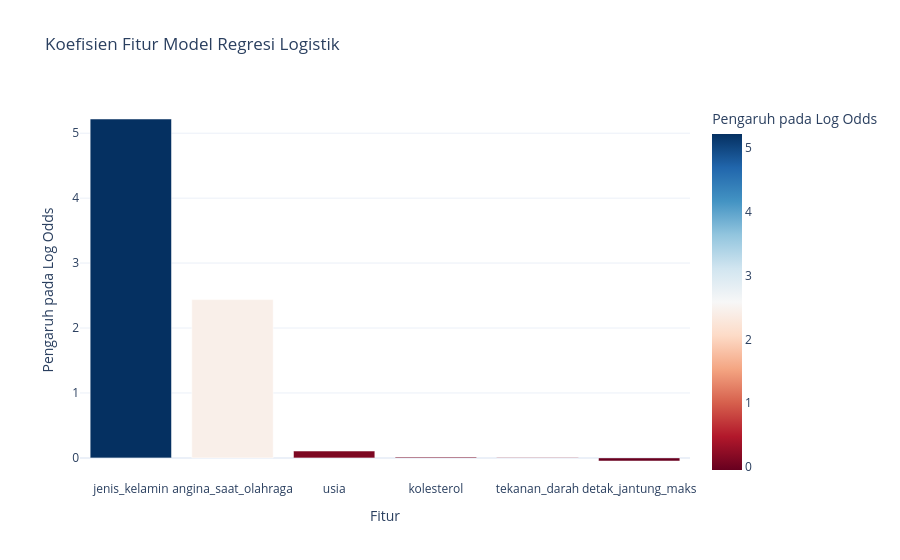
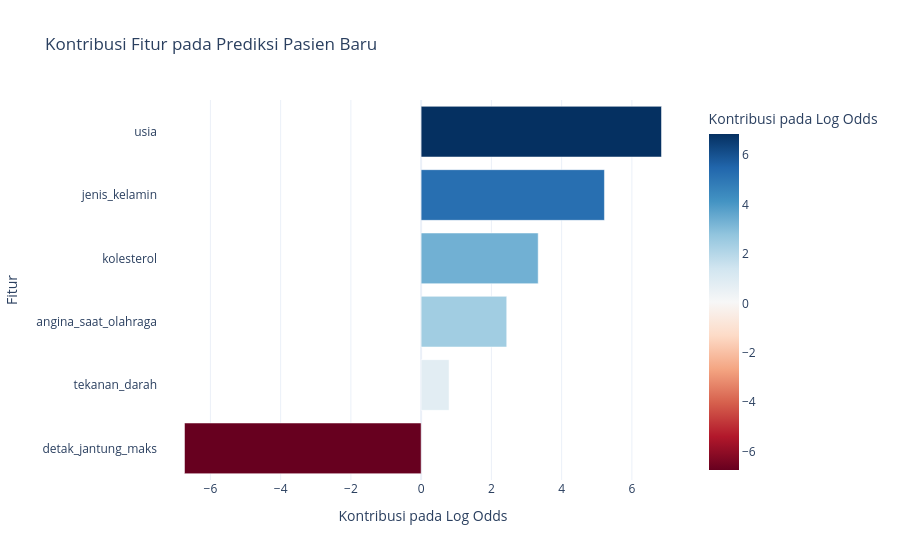

The code cell stored with these charts, in order, in its notebook:
### Markdown cell above
## 3. Interpretasi Model dengan Visualisasi Fitur
Plotly dapat membantu menjelaskan pengaruh fitur terhadap model dengan visualisasi koefisien dan kontribusi.

### Code cell
feature_importance = pd.DataFrame({
    'Fitur': X.columns,
    'Koefisien': model.coef_[0]
}).sort_values(by='Koefisien', ascending=False)

fig_imp = px.bar(
    feature_importance, x='Fitur', y='Koefisien', color='Koefisien',
    color_continuous_scale=px.colors.sequential.RdBu,
    title='Koefisien Fitur Model Regresi Logistik',
    labels={'Koefisien': 'Pengaruh pada Log Odds'}
)
fig_imp.update_layout(showlegend=False, template='plotly_white')
fig_imp.show()

new_patient = pd.DataFrame([
    {
        'usia': 65,
        'jenis_kelamin': 1,
        'kolesterol': 280,
        'tekanan_darah': 160,
        'detak_jantung_maks': 140,
        'angina_saat_olahraga': 1
    }
])

contributions = new_patient.iloc[0] * model.coef_[0]
contrib_df = pd.DataFrame({
    'Fitur': X.columns,
    'Kontribusi': contributions.values
}).sort_values(by='Kontribusi')

fig_contrib = px.bar(
    contrib_df, x='Kontribusi', y='Fitur', orientation='h',
    title='Kontribusi Fitur pada Prediksi Pasien Baru',
    labels={'Kontribusi': 'Kontribusi pada Log Odds', 'Fitur': 'Fitur'},
    color='Kontribusi',
    color_continuous_scale=px.colors.sequential.RdBu
)
fig_contrib.update_layout(showlegend=False, template='plotly_white')
fig_contrib.show()

### Figure 1 — Plotly figure (JSON) as saved in the notebook; plotly's stock layout.template omitted (floating-point values rounded to 4 significant figures)
{"data": [{"hovertemplate": "Fitur=%{x}<br>Pengaruh pada Log Odds=%{marker.color}<extra></extra>", "legendgroup": "", "marker": {"color": [5.219, 2.437, 0.1053, 0.0119, 0.00497, -0.04812], "coloraxis": "coloraxis", "pattern": {"shape": ""}}, "name": "", "orientation": "v", "showlegend": false, "textposition": "auto", "type": "bar", "x": ["jenis_kelamin", "angina_saat_olahraga", "usia", "kolesterol", "tekanan_darah", "detak_jantung_maks"], "xaxis": "x", "y": [5.219, 2.437, 0.1053, 0.0119, 0.00497, -0.04812], "yaxis": "y"}], "layout": {"barmode": "relative", "coloraxis": {"autocolorscale": false, "colorbar": {"title": {"text": "Pengaruh pada Log Odds"}}, "colorscale": [[0, "rgb(103,0,31)"], [0.1, "rgb(178,24,43)"], [0.2, "rgb(214,96,77)"], [0.3, "rgb(244,165,130)"], [0.4, "rgb(253,219,199)"], [0.5, "rgb(247,247,247)"], [0.6, "rgb(209,229,240)"], [0.7, "rgb(146,197,222)"], [0.8, "rgb(67,147,195)"], [0.9, "rgb(33,102,172)"], [1, "rgb(5,48,97)"]]}, "legend": {"tracegroupgap": 0}, "showlegend": false, "title": {"text": "Koefisien Fitur Model Regresi Logistik"}, "xaxis": {"anchor": "y", "domain": [0, 1], "title": {"text": "Fitur"}}, "yaxis": {"anchor": "x", "domain": [0, 1], "title": {"text": "Pengaruh pada Log Odds"}}}}

### Figure 2 — Plotly figure (JSON) as saved in the notebook; plotly's stock layout.template omitted (floating-point values rounded to 4 significant figures)
{"data": [{"hovertemplate": "Kontribusi pada Log Odds=%{marker.color}<br>Fitur=%{y}<extra></extra>", "legendgroup": "", "marker": {"color": [-6.737, 0.7952, 2.437, 3.332, 5.219, 6.843], "coloraxis": "coloraxis", "pattern": {"shape": ""}}, "name": "", "orientation": "h", "showlegend": false, "textposition": "auto", "type": "bar", "x": [-6.737, 0.7952, 2.437, 3.332, 5.219, 6.843], "xaxis": "x", "y": ["detak_jantung_maks", "tekanan_darah", "angina_saat_olahraga", "kolesterol", "jenis_kelamin", "usia"], "yaxis": "y"}], "layout": {"barmode": "relative", "coloraxis": {"autocolorscale": false, "colorbar": {"title": {"text": "Kontribusi pada Log Odds"}}, "colorscale": [[0, "rgb(103,0,31)"], [0.1, "rgb(178,24,43)"], [0.2, "rgb(214,96,77)"], [0.3, "rgb(244,165,130)"], [0.4, "rgb(253,219,199)"], [0.5, "rgb(247,247,247)"], [0.6, "rgb(209,229,240)"], [0.7, "rgb(146,197,222)"], [0.8, "rgb(67,147,195)"], [0.9, "rgb(33,102,172)"], [1, "rgb(5,48,97)"]]}, "legend": {"tracegroupgap": 0}, "showlegend": false, "title": {"text": "Kontribusi Fitur pada Prediksi Pasien Baru"}, "xaxis": {"anchor": "y", "domain": [0, 1], "title": {"text": "Kontribusi pada Log Odds"}}, "yaxis": {"anchor": "x", "domain": [0, 1], "title": {"text": "Fitur"}}}}
